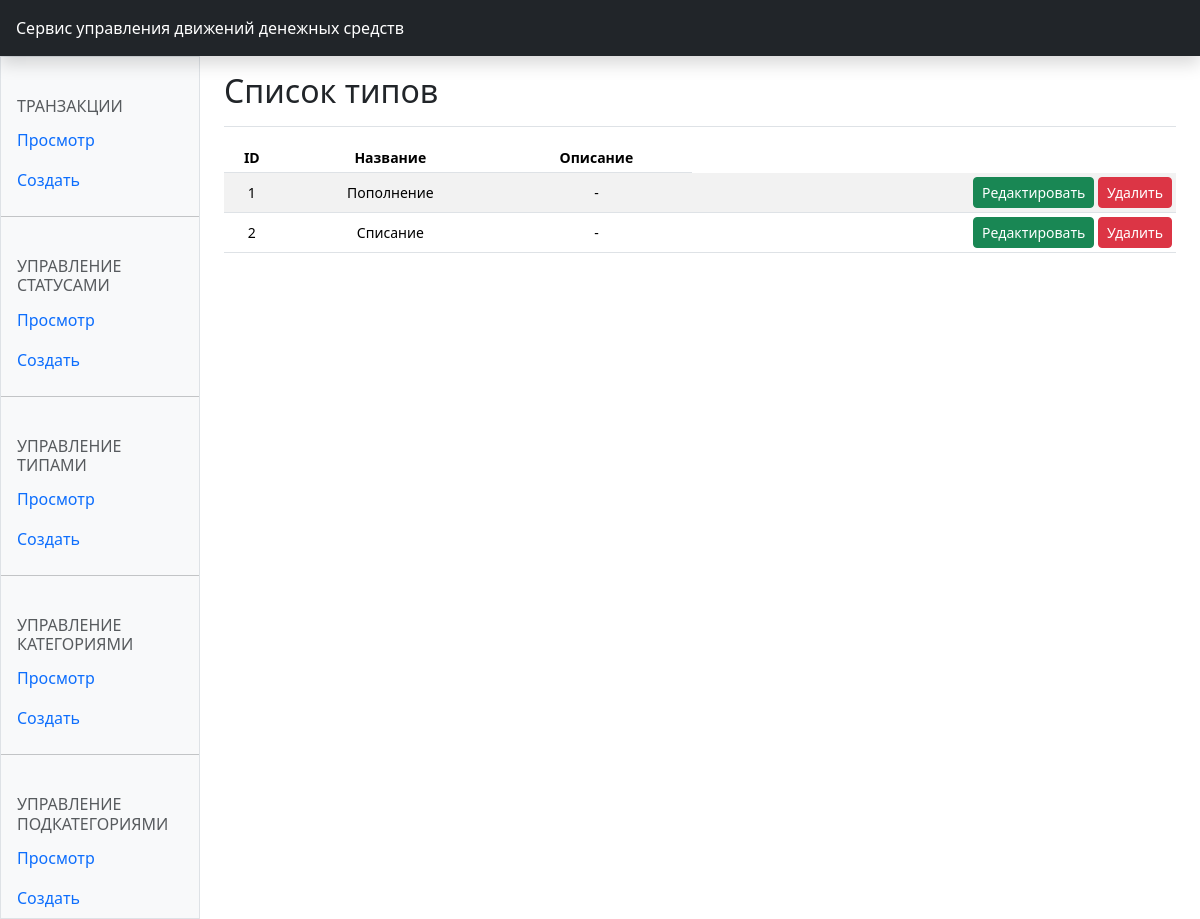
Page /type on the committed database.
### cash_traffic/models.py (models this page shows, shortened)
class Type(models.Model):
    name = models.CharField(max_length=30, unique=True,
                            verbose_name="Название")
    desc = models.CharField(max_length=500, blank=True,
                            null=True, verbose_name="Описание")
    class Meta:
        ordering = ['id']
        verbose_name = 'Тип операции'
        verbose_name_plural = 'Типы операций'

### cash_traffic/views/type.py (the view)
# urls.py: path('type', views.TypeList.as_view(), name='type_list'),
class TypeList(ListView):
    model = Type
    template_name = 'cash_traffic/type_list.html'
    context_object_name = 'types'
    def get_context_data(self, **kwargs):
        context = super().get_context_data(**kwargs)
        context['header'] = 'Список типов'
        return context

### cash_traffic/templates/cash_traffic/type_list.html (shortened to what this page needs)
{% extends "base.html" %}
{% load widget_tweaks %}
{% block header %}
    <header class="navbar sticky-top bg-dark flex-md-nowrap p-0 shadow" data-bs-theme="dark" style="">
        <a class="navbar-brand col-md-3 col-lg-2 me-0 px-3 fs-6 text-white" href="#">Сервис управления движений денежных средств</a>
    </header>
{% endblock header %}
{% block title %}
    <div class="d-flex justify-content-between flex-wrap flex-md-nowrap align-items-center pt-3 pb-2 mb-3 border-bottom">
        <h1 class="h2">{{header}}</h1>
    </div>
{% endblock title %}
{% block content %}
    <div class="table-responsive small">
        <table class="table table-striped table-sm">
            <thead>
                <tr class="text-center align-middle">
                    <th>ID</th>
                    <th>Название</th>
                    <th>Описание</th>
                </tr>
            </thead>
            <tbody>
                {% for type in types %}
                    <tr class="text-center align-middle">
                        <td>{{type.id}}</td>
                        <td>{{type.name}}</td>
                        <td>{% if type.desc %}
                                {{type.desc}}
                            {% else %}
                                -
                            {% endif %}
                        </td>
                        <td class="text-end">
                            <a href="{% url "cash_traffic:edit_type" type.id %}" class="btn btn-sm btn-success">Редактировать</a>
                            <a href="{% url "cash_traffic:delete_type" type.id %}" class="btn btn-sm btn-danger">Удалить</a>
                        </td>
                    </tr>
                {% endfor %}
            </tbody>
        </table>
    </div>
{% endblock content %}

### cash_traffic/static/cash_traffic/css/styles.css (style rules this page uses)
.navbar-brand { padding: 1em 0em; }

### rows in the picture
Type: id "1", name "Пополнение"
Type: id "2", name "Списание"

### other values in the picture
{{ header }} "Список типов"
